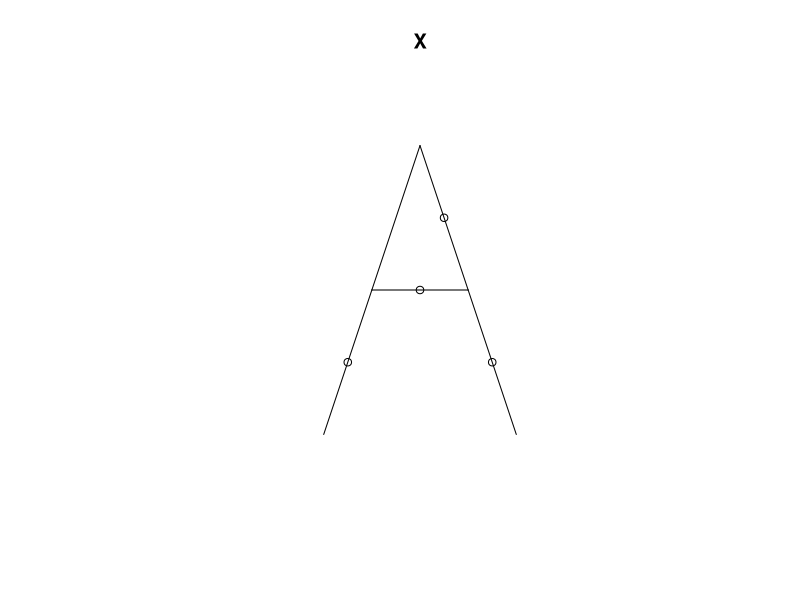

Write R code to recreate this figure.
library(spatstat)


### Name: lpp
### Title: Create Point Pattern on Linear Network
### Aliases: lpp
### Keywords: spatial

### ** Examples

  # letter 'A' 
  v <- ppp(x=(-2):2, y=3*c(0,1,2,1,0), c(-3,3), c(-1,7))
  edg <- cbind(1:4, 2:5)
  edg <- rbind(edg, c(2,4))
  letterA <- linnet(v, edges=edg)

  # points on letter A
  xx <- list(x=c(-1.5,0,0.5,1.5), y=c(1.5,3,4.5,1.5))
  X <- lpp(xx, letterA)

  plot(X)
  X
  summary(X)

  # empty pattern
  lpp(L=letterA)
